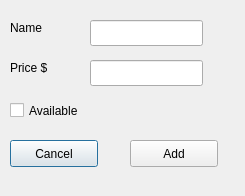
<?xml version="1.0" encoding="UTF-8"?>
<ui version="4.0">
 <class>AddSectionWindow</class>
 <widget class="QDialog" name="AddSectionWindow">
  <property name="geometry">
   <rect>
    <x>0</x>
    <y>0</y>
    <width>245</width>
    <height>196</height>
   </rect>
  </property>
  <property name="windowTitle">
   <string>Add New Section</string>
  </property>
  <widget class="QLabel" name="nameLabel">
   <property name="geometry">
    <rect>
     <x>10</x>
     <y>20</y>
     <width>58</width>
     <height>16</height>
    </rect>
   </property>
   <property name="text">
    <string>Name</string>
   </property>
  </widget>
  <widget class="QLabel" name="priceLabel">
   <property name="geometry">
    <rect>
     <x>10</x>
     <y>60</y>
     <width>71</width>
     <height>16</height>
    </rect>
   </property>
   <property name="text">
    <string>Price $</string>
   </property>
  </widget>
  <widget class="QCheckBox" name="avaiBox">
   <property name="geometry">
    <rect>
     <x>10</x>
     <y>100</y>
     <width>89</width>
     <height>21</height>
    </rect>
   </property>
   <property name="text">
    <string>Available</string>
   </property>
  </widget>
  <widget class="QPushButton" name="cancelButton">
   <property name="geometry">
    <rect>
     <x>10</x>
     <y>140</y>
     <width>88</width>
     <height>27</height>
    </rect>
   </property>
   <property name="text">
    <string>Cancel</string>
   </property>
  </widget>
  <widget class="QLineEdit" name="priceEdit">
   <property name="geometry">
    <rect>
     <x>90</x>
     <y>60</y>
     <width>113</width>
     <height>26</height>
    </rect>
   </property>
  </widget>
  <widget class="QLineEdit" name="nameEdit">
   <property name="geometry">
    <rect>
     <x>90</x>
     <y>20</y>
     <width>113</width>
     <height>26</height>
    </rect>
   </property>
  </widget>
  <widget class="QPushButton" name="addButton">
   <property name="geometry">
    <rect>
     <x>130</x>
     <y>140</y>
     <width>88</width>
     <height>27</height>
    </rect>
   </property>
   <property name="text">
    <string>Add</string>
   </property>
  </widget>
 </widget>
 <resources/>
 <connections/>
</ui>
